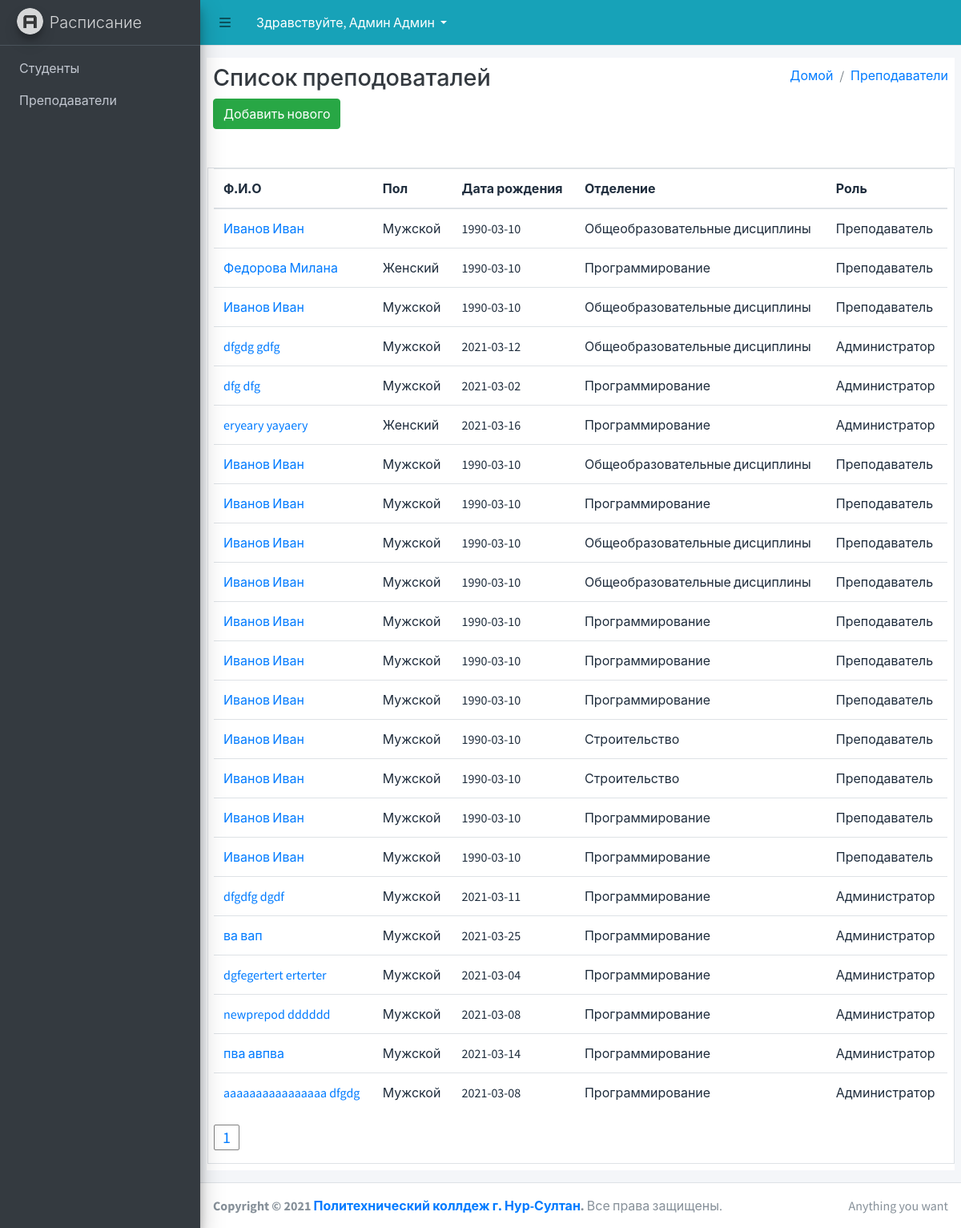
The app's page /template/teacherList.php (signed in) with its own data.
### tables this page shows
CREATE TABLE `teacher` (
  `id` int(11) NOT NULL,
  `user_id` int(11) NOT NULL,
  `otdel_id` int(11) NOT NULL
);

CREATE TABLE `user` (
  `user_id` int(11) NOT NULL,
  `lastname` varchar(50) NOT NULL,
  `firstname` varchar(50) NOT NULL,
  `patronymic` varchar(50) NOT NULL,
  `login` varchar(50) NOT NULL,
  `pass` varchar(11) NOT NULL,
  `gender_id` int(11) NOT NULL,
  `birthday` date NOT NULL,
  `role_id` int(11) NOT NULL,
  `active` int(11) NOT NULL
);

CREATE TABLE `gender` (
  `id` int(11) NOT NULL,
  `genderName` varchar(50) NOT NULL
);

CREATE TABLE `otdel` (
  `id` int(11) NOT NULL,
  `otdelName` varchar(50) NOT NULL,
  `active` tinyint(4) NOT NULL DEFAULT 1
);

CREATE TABLE `role` (
  `id` int(11) NOT NULL,
  `sys_name` varchar(50) NOT NULL,
  `name` varchar(50) NOT NULL,
  `active` tinyint(4) NOT NULL DEFAULT 1
);

### BaseMapClass/BaseMap.php (called while the page is built, shortened)
<?php
abstract class BaseMap extends Config {
    function __construct()
    {
        $this->db = new PDO('mysql:host='.self::HOST.';dbname='.self::DB_NAME.'', ''.self::DB_USER.'', ''.self::DB_PASSWORD.'');
    }
}

### BaseMapClass/TeacherMap.php (called while the page is built, shortened)
<?php
require_once 'BaseMap.php';
class TeacherMap extends BaseMap {
    public function allTeachers($ofset, $limit)
    {
        $ofset = 0;
        $limit = 30;
        $teach = $this->db->query("SELECT * FROM teacher INNER JOIN user ON teacher.user_id = user.user_id INNER JOIN gender ON user.gender_id = gender.id INNER JOIN otdel ON otdel.id = teacher.otdel_id INNER JOIN role ON role.id = user.role_id LIMIT $ofset, $limit")->fetchAll();
        return $teach;
    }
}

### template/teacherList.php (the view, shortened to what this page needs)
<?php
require "../BaseMapClass/TeacherMap.php";
require "../BaseMapClass/Helper.php";
$size = 1;
if (isset($_GET['page'])) {
  $page = $_GET['page'];
}
else {
  $page = 1;
}
$teacher = new TeacherMap;
$get = $teacher->allTeachers($page * $size - $size, $size);
require 'head.php' ?>
<?php if($_SESSION['roleName'] == 'Администратор'): ?>
<div class="content-wrapper ">
  <div class="content-header ">
    <div class="container-fluid bg-white pt-2 pl-2 pr-2 pb-2">
      <div class="row mb-2 ">
        <div class="col-sm-6">
          <h1 class="m-0 text-dark">Список преподоваталей</h1>
        </div>
        <div class="col-sm-6">
          <ol class="breadcrumb float-sm-right">
            <li class="breadcrumb-item "><a href="index.php">Домой</a></li>
            <li class="breadcrumb-item" ><a href="list-teacher.php">Преподаватели</a></li>
          </ol>
        </div>
      </div>
      <div class="row md-2">
        <div class="col-md-6">
          <a href="teacherAdd.php" class='btn btn-success'>Добавить нового</a>
          </div>
      </div>
      <div class="row md-2 mt-5">
      <div class="col-md-12 border">
      <table class="table">
  <thead>
    <tr>
      <th scope="col">Ф.И.О</th>
      <th scope="col">Пол</th>
      <th scope="col">Дата рождения</th>
      <th scope="col">Отделение</th>
      <th scope="col">Роль</th>
    </tr>
  </thead>
  <tbody>
  <?php foreach($get as $item): ?>
    <tr>
    <td><a href="profile-teacher.php?id=<?=$item[0] ?>"><?=$item['lastname'] ?> <?=$item['firstname'] ?></a> </td>
    <td><?=$item['genderName'] ?></td>
    <td><?=$item['birthday']?></td>
    <td><?=$item['otdelName']?></td>
    <td><?=$item['name'] ?></td>
  </tr>
  <?php endforeach; ?>
  </tbody>
</table>
<div class="box-body ">
</div>
      </div>
      </div>
    </div>
  </div>
  <?php endif; ?>
</div>
<?php require "footer.php" ?>

### records on screen
teacher: user.lastname "Иванов", user.firstname "Иван", gender.genderName "Мужской", user.birthday "1990-03-10", otdel.otdelName "Общеобразовательные дисциплины", role.name "Преподаватель"
teacher: user.lastname "Федорова", user.firstname "Милана", gender.genderName "Женский", user.birthday "1990-03-10", otdel.otdelName "Программирование", role.name "Преподаватель"
teacher: user.lastname "Иванов", user.firstname "Иван", gender.genderName "Мужской", user.birthday "1990-03-10", otdel.otdelName "Общеобразовательные дисциплины", role.name "Преподаватель"
teacher: user.lastname "dfgdg", user.firstname "gdfg", gender.genderName "Мужской", user.birthday "2021-03-12", otdel.otdelName "Общеобразовательные дисциплины", role.name "Администратор"
teacher: user.lastname "dfg", user.firstname "dfg", gender.genderName "Мужской", user.birthday "2021-03-02", otdel.otdelName "Программирование", role.name "Администратор"
teacher: user.lastname "eryeary", user.firstname "yayaery", gender.genderName "Женский", user.birthday "2021-03-16", otdel.otdelName "Программирование", role.name "Администратор"
teacher: user.lastname "Иванов", user.firstname "Иван", gender.genderName "Мужской", user.birthday "1990-03-10", otdel.otdelName "Общеобразовательные дисциплины", role.name "Преподаватель"
teacher: user.lastname "Иванов", user.firstname "Иван", gender.genderName "Мужской", user.birthday "1990-03-10", otdel.otdelName "Программирование", role.name "Преподаватель"
teacher: user.lastname "Иванов", user.firstname "Иван", gender.genderName "Мужской", user.birthday "1990-03-10", otdel.otdelName "Общеобразовательные дисциплины", role.name "Преподаватель"
teacher: user.lastname "Иванов", user.firstname "Иван", gender.genderName "Мужской", user.birthday "1990-03-10", otdel.otdelName "Общеобразовательные дисциплины", role.name "Преподаватель"
teacher: user.lastname "Иванов", user.firstname "Иван", gender.genderName "Мужской", user.birthday "1990-03-10", otdel.otdelName "Программирование", role.name "Преподаватель"
teacher: user.lastname "Иванов", user.firstname "Иван", gender.genderName "Мужской", user.birthday "1990-03-10", otdel.otdelName "Программирование", role.name "Преподаватель"
teacher: user.lastname "Иванов", user.firstname "Иван", gender.genderName "Мужской", user.birthday "1990-03-10", otdel.otdelName "Программирование", role.name "Преподаватель"
teacher: user.lastname "Иванов", user.firstname "Иван", gender.genderName "Мужской", user.birthday "1990-03-10", otdel.otdelName "Строительство", role.name "Преподаватель"
teacher: user.lastname "Иванов", user.firstname "Иван", gender.genderName "Мужской", user.birthday "1990-03-10", otdel.otdelName "Строительство", role.name "Преподаватель"
teacher: user.lastname "Иванов", user.firstname "Иван", gender.genderName "Мужской", user.birthday "1990-03-10", otdel.otdelName "Программирование", role.name "Преподаватель"
teacher: user.lastname "Иванов", user.firstname "Иван", gender.genderName "Мужской", user.birthday "1990-03-10", otdel.otdelName "Программирование", role.name "Преподаватель"
teacher: user.lastname "dfgdfg", user.firstname "dgdf", gender.genderName "Мужской", user.birthday "2021-03-11", otdel.otdelName "Программирование", role.name "Администратор"
teacher: user.lastname "ва", user.firstname "вап", gender.genderName "Мужской", user.birthday "2021-03-25", otdel.otdelName "Программирование", role.name "Администратор"
teacher: user.lastname "dgfegertert", user.firstname "erterter", gender.genderName "Мужской", user.birthday "2021-03-04", otdel.otdelName "Программирование", role.name "Администратор"
teacher: user.lastname "newprepod", user.firstname "dddddd", gender.genderName "Мужской", user.birthday "2021-03-08", otdel.otdelName "Программирование", role.name "Администратор"
teacher: user.lastname "пва", user.firstname "авпва", gender.genderName "Мужской", user.birthday "2021-03-14", otdel.otdelName "Программирование", role.name "Администратор"
teacher: user.lastname "aaaaaaaaaaaaaaaa", user.firstname "dfgdg", gender.genderName "Мужской", user.birthday "2021-03-08", otdel.otdelName "Программирование", role.name "Администратор"

### other values on screen
$_SESSION['UserFirstName'] "Админ"
$_SESSION['UserLastName'] "Админ"
